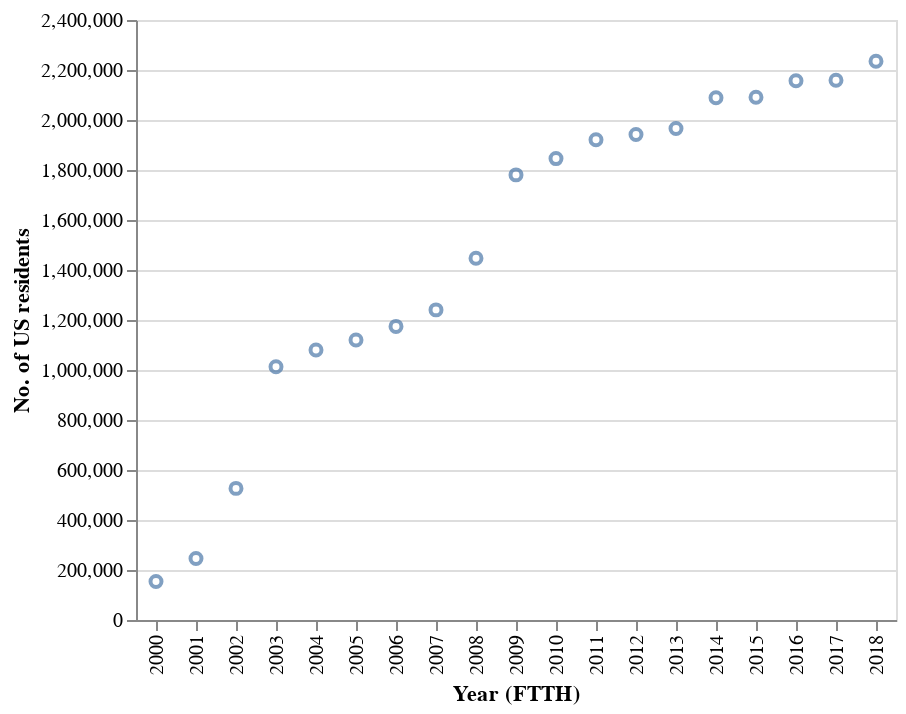

Notebook code cell kept with this figure:
### Code cell
mb = alt.Chart(muni_netw_us).mark_point().encode(
    alt.X('Year (FTTH):N'),
    alt.Y('total_real_w_mb:Q',
        # axis=alt.Axis(title=None),
        # scale=alt.Scale(
        #     domain=(0, 2234683),
        #     clamp=True
        # )
        title='No. of US residents'
    ),tooltip=['total_real_w_mb']
)
mb

### Figure 1 — Vega-Lite specification as saved in the notebook (floating-point values rounded to 4 significant figures)
{"config": {"view": {"continuousWidth": 400, "continuousHeight": 300}}, "data": {"name": "data-3e74e3ad462c9bc0bf5b3d326ecb210b"}, "mark": "point", "encoding": {"tooltip": [{"type": "quantitative", "field": "total_real_w_mb"}], "x": {"type": "nominal", "field": "Year (FTTH)"}, "y": {"type": "quantitative", "field": "total_real_w_mb", "title": "No. of US residents"}}, "$schema": "https://vega.github.io/schema/vega-lite/v4.8.1.json", "datasets": {"data-3e74e3ad462c9bc0bf5b3d326ecb210b": [{"Unnamed: 0": 1, "Year (FTTH)": 2000, "total_w_mb": 154000, "total_real_w_mb": 154000, "total_population": 282162411, "percentage": "0.05%"}, {"Unnamed: 0": 2, "Year (FTTH)": 2001, "total_w_mb": 92000, "total_real_w_mb": 246000, "total_population": 284968955, "percentage": "0.09%"}, {"Unnamed: 0": 3, "Year (FTTH)": 2002, "total_w_mb": 280500, "total_real_w_mb": 526500, "total_population": 287625193, "percentage": "0.18%"}, {"Unnamed: 0": 4, "Year (FTTH)": 2003, "total_w_mb": 486500, "total_real_w_mb": 1013000, "total_population": 290107933, "percentage": "0.35%"}, {"Unnamed: 0": 5, "Year (FTTH)": 2004, "total_w_mb": 67000, "total_real_w_mb": 1080000, "total_population": 292805298, "percentage": "0.37%"}, {"Unnamed: 0": 6, "Year (FTTH)": 2005, "total_w_mb": 40100, "total_real_w_mb": 1120100, "total_population": 295516599, "percentage": "0.38%"}, {"Unnamed: 0": 7, "Year (FTTH)": 2006, "total_w_mb": 54300, "total_real_w_mb": 1174400, "total_population": 298379912, "percentage": "0.39%"}, {"Unnamed: 0": 8, "Year (FTTH)": 2007, "total_w_mb": 66100, "total_real_w_mb": 1240500, "total_population": 301231207, "percentage": "0.41%"}, {"Unnamed: 0": 9, "Year (FTTH)": 2008, "total_w_mb": 206500, "total_real_w_mb": 1447000, "total_population": 304093966, "percentage": "0.48%"}, {"Unnamed: 0": 10, "Year (FTTH)": 2009, "total_w_mb": 333500, "total_real_w_mb": 1780500, "total_population": 306771529, "percentage": "0.58%"}, {"Unnamed: 0": 11, "Year (FTTH)": 2010, "total_w_mb": 65100, "total_real_w_mb": 1845600, "total_population": 309349689, "percentage": "0.60%"}, {"Unnamed: 0": 12, "Year (FTTH)": 2011, "total_w_mb": 75600, "total_real_w_mb": 1921200, "total_population": 311556874, "percentage": "0.62%"}, {"Unnamed: 0": 13, "Year (FTTH)": 2012, "total_w_mb": 20800, "total_real_w_mb": 1942000, "total_population": 313830990, "percentage": "0.62%"}, {"Unnamed: 0": 14, "Year (FTTH)": 2013, "total_w_mb": 24112, "total_real_w_mb": 1966112, "total_population": 315993715, "percentage": "0.62%"}, {"Unnamed: 0": 15, "Year (FTTH)": 2014, "total_w_mb": 122800, "total_real_w_mb": 2088912, "total_population": 318301008, "percentage": "0.66%"}, {"Unnamed: 0": 16, "Year (FTTH)": 2015, "total_w_mb": 1800, "total_real_w_mb": 2090712, "total_population": 320635163, "percentage": "0.65%"}, {"Unnamed: 0": 17, "Year (FTTH)": 2016, "total_w_mb": 66071, "total_real_w_mb": 2156783, "total_population": 322941311, "percentage": "0.67%"}, {"Unnamed: 0": 18, "Year (FTTH)": 2017, "total_w_mb": 1900, "total_real_w_mb": 2158683, "total_population": 324985539, "percentage": "0.66%"}, {"Unnamed: 0": 19, "Year (FTTH)": 2018, "total_w_mb": 76000, "total_real_w_mb": 2234683, "total_population": 326687501, "percentage": "0.68%"}]}}
